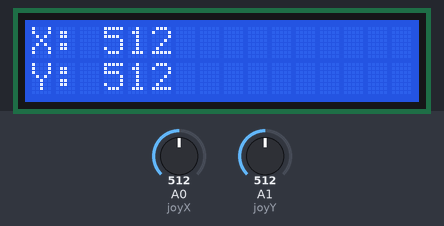
Bench run of a sketch on a simulated Arduino Uno, built with avr-gcc and run on an emulated ATmega328P. On the bench: 16×2 character LCD. The test bench sets the inputs (shaded band); at power-on: A0 (joyX) = 512, A1 (joyY) = 512.

Above: at 3.2 s.
3.3 s: A0 (joyX) set to 716
At 4.0 s:
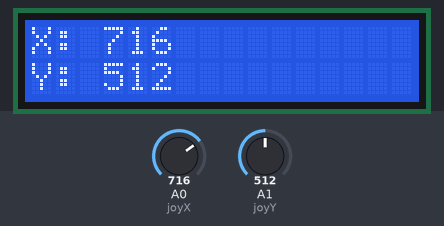
5.0 s: A1 (joyY) set to 716
At 5.6 s:
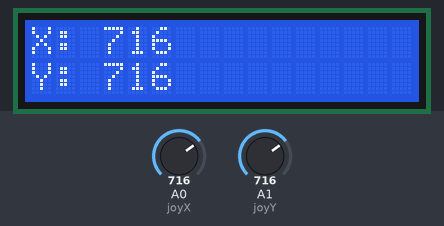
6.5 s: A0 (joyX) set to 900
At 7.2 s:
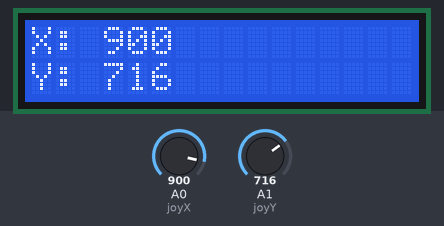
8.1 s: A1 (joyY) set to 900
At 8.9 s:
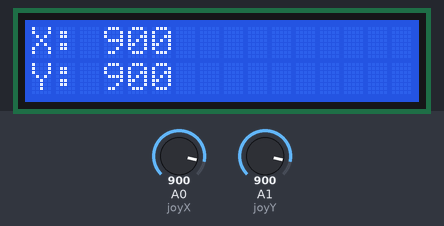
9.6 s: A0 (joyX) set to 1023
At 10.5 s:
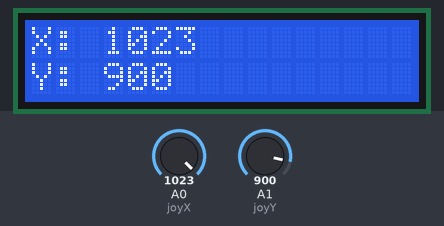
11.1 s: A1 (joyY) set to 1023
At 12.2 s:
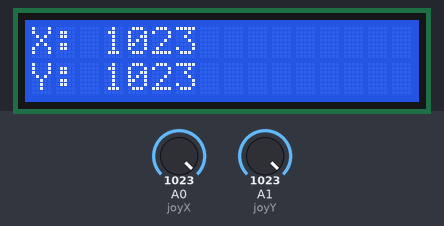
Timing chart, 0 to 14.1 s (numbered marks = the images above; inputs shaded):
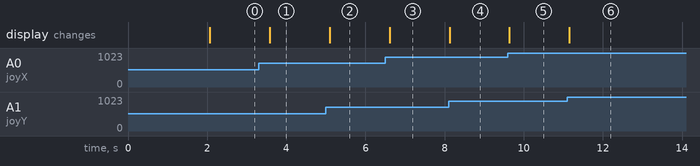

Measured:
- after the input at 3.3 s, the display: changes after 0.29 s (image 1)
- after the input at 5.0 s, the display: changes after 0.10 s (image 2)
- after the input at 6.5 s, the display: changes after 0.11 s (image 3)
- after the input at 8.1 s, the display: changes at once (image 4)
- after the input at 9.6 s, the display: changes at once (image 5)
- after the input at 11.1 s, the display: changes after 0.05 s (image 6)

The sketch:

lab13_joystick.ino
```cpp
#include <LiquidCrystal.h>

#define wait 2000
#define smallWait 500

// Declare joystick variable
#define joyX A0
#define joyY A1

// Setup for LCD
// LiquidCrystal(rs, enable, d4, d5, d6, d7)
LiquidCrystal lcd(13, 12, 11, 10, 9, 8);

void setup() {
    lcd.begin(16, 2);

    lcd.setCursor(0, 0);
    lcd.print("Lab 13:");
    lcd.setCursor(0, 1);
    lcd.print("Joystick");
    delay(wait);
    lcd.clear();
}

void loop() {
    // Reading x and y values
    int xValue = analogRead(joyX);
    int yValue = analogRead(joyY);

    lcd.clear();

    // Print out the value to the lcd screen
    lcd.setCursor(0, 0);
    lcd.print("X: ");
    lcd.print(xValue);

    lcd.setCursor(0, 1);
    lcd.print("Y: ");
    lcd.print(yValue);

    delay(smallWait);
}
```
